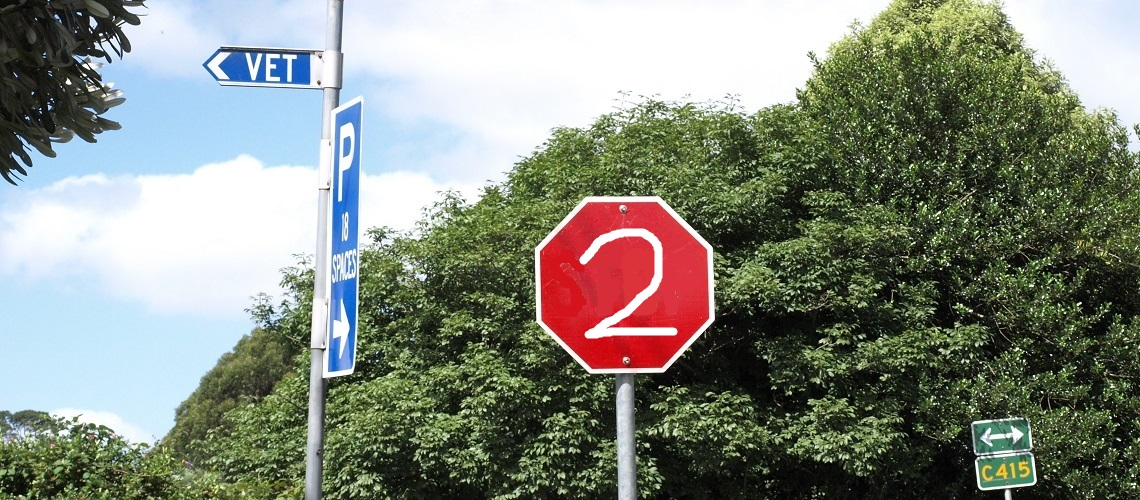
#> input picture opencv/image/stop_sign_base_1.jpg, 1140 x 500 px
$ python template.py
#> lines starting #> are read from the running program, lines starting #| are printed output that depends on the picture
import cv2
import numpy as np
from matplotlib import pyplot as plt

img = cv2.imread('image/stop_sign_base_1.jpg', 0)
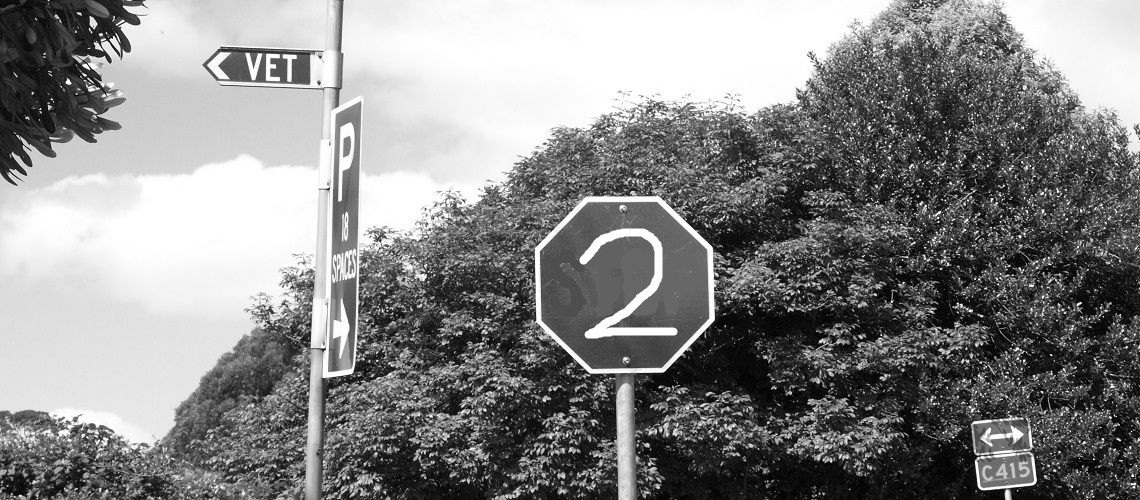
#> img: shape (500, 1140); min 0, max 255, mean 134.7
img_1 = img.copy()
img_2 = img.copy()
img_3 = img.copy()
img_4 = img.copy()
template = cv2.imread('image/stop_sign_1.jpg', 0)
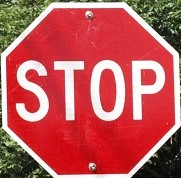
#> input picture opencv/image/stop_sign_1.jpg, 181 x 178 px
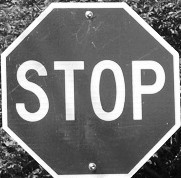
#> template: shape (178, 181); min 0, max 255, mean 119.8
w, h = template.shape[::-1]
#> w = 181; h = 178

# All the 6 methods for comparison in a list
# first 2 are good for color change, and next 2 are good for distort
methods = ['cv2.TM_CCOEFF', 'cv2.TM_CCOEFF_NORMED', 'cv2.TM_SQDIFF', 'cv2.TM_SQDIFF_NORMED']
res = []
bottom_right_list = []
top_left_list = []
i = 0

for meth in methods:
    method = eval(meth)

    # Apply template Matching
    res.append(cv2.matchTemplate(img, template, method))
    min_val, max_val, min_loc, max_loc = cv2.minMaxLoc(res[i])

    # If the method is TM_SQDIFF or TM_SQDIFF_NORMED, take minimum
    if method in [cv2.TM_SQDIFF, cv2.TM_SQDIFF_NORMED]:
        top_left = min_loc
    else:
        top_left = max_loc
    top_left_list.append(top_left)
    bottom_right = (top_left[0] + w, top_left[1] + h)
    bottom_right_list.append(bottom_right)
    print(top_left, bottom_right)

    i = i + 1
#> this loop made 4 passes
#> (min_val, max_val, min_loc, max_loc) on passes 1 to 4: (-39192880, 77171648, (0, 27), (534, 194)), (-0.2, 0.529, (0, 27), (534, 194)), (139022016, 630625472, (534, 194), (75, 159)), (0.237, 1, (534, 194), (949, 186))
#| (534, 194) (715, 372)
#| (534, 194) (715, 372)
#| (534, 194) (715, 372)
#| (534, 194) (715, 372)
#> after the loop, bottom_right_list = [(715, 372), (715, 372), (715, 372), (715, 372)]; i = 4; res = 4 items; top_left_list = [(534, 194), (534, 194), (534, 194), (534, 194)]

def draw_loc(img, i):
    cv2.rectangle(img, top_left_list[i], bottom_right_list[i], 255, 2)

def corp_target(img, x, y):
#> called with x = (534, 194), y = (715, 372)
    print(x, y)
    crop_img = img[x[1]:y[1], x[0]:y[0]]
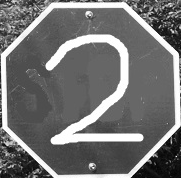
#> crop_img: shape (178, 181); min 0, max 255, mean 114.4
    # crop_img = img[y[1]:y[0], x[1]:x[0]]

    return crop_img

plt.figure(1)
plt.imshow(corp_target(img, top_left_list[0], bottom_right_list[0]), cmap='gray')
plt.xticks([])
plt.yticks([])
plt.figure(2)
plt.subplot(221)
draw_loc(img_1, 0)
plt.imshow(img_1, cmap='gray')
plt.xticks([])
plt.yticks([])
plt.subplot(222)
draw_loc(img_2, 1)
plt.imshow(img_2, cmap='gray')
plt.xticks([])
plt.yticks([])
plt.subplot(223)
draw_loc(img_3, 2)
plt.imshow(img_3, cmap='gray')
plt.xticks([])
plt.yticks([])
plt.subplot(224)
draw_loc(img_4, 3)
plt.imshow(img_4, cmap='gray')
plt.xticks([])
plt.yticks([])

# [5 lines of commented-out code are left out]
plt.show()
